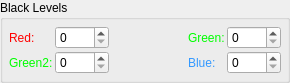
            <widget class="QGroupBox" name="grpBlackLvl">
             <property name="geometry">
              <rect>
               <x>10</x>
               <y>390</y>
               <width>290</width>
               <height>81</height>
              </rect>
             </property>
             <property name="toolTip">
              <string>Black levels calculated as selected above
either by filling with zeroes or scaling down</string>
             </property>
             <property name="title">
              <string>Black Levels</string>
             </property>
             <layout class="QGridLayout" name="gridLayout_3">
              <property name="leftMargin">
               <number>6</number>
              </property>
              <property name="topMargin">
               <number>6</number>
              </property>
              <property name="rightMargin">
               <number>6</number>
              </property>
              <property name="bottomMargin">
               <number>6</number>
              </property>
              <property name="spacing">
               <number>2</number>
              </property>
              <item row="2" column="4">
               <widget class="QSpinBox" name="spinBlckBlue">
                <property name="maximumSize">
                 <size>
                  <width>55</width>
                  <height>16777215</height>
                 </size>
                </property>
                <property name="focusPolicy">
                 <enum>Qt::WheelFocus</enum>
                </property>
                <property name="toolTip">
                 <string>Blue channel black level 0..4095</string>
                </property>
                <property name="maximum">
                 <number>4095</number>
                </property>
               </widget>
              </item>
              <item row="2" column="3">
               <widget class="QLabel" name="lblBlckBlue">
                <property name="palette">
                 <palette>
                  <active>
                   <colorrole role="WindowText">
                    <brush brushstyle="SolidPattern">
                     <color alpha="255">
                      <red>51</red>
                      <green>153</green>
                      <blue>255</blue>
                     </color>
                    </brush>
                   </colorrole>
                  </active>
                  <inactive>
                   <colorrole role="WindowText">
                    <brush brushstyle="SolidPattern">
                     <color alpha="255">
                      <red>51</red>
                      <green>153</green>
                      <blue>255</blue>
                     </color>
                    </brush>
                   </colorrole>
                  </inactive>
                  <disabled>
                   <colorrole role="WindowText">
                    <brush brushstyle="SolidPattern">
                     <color alpha="255">
                      <red>120</red>
                      <green>120</green>
                      <blue>120</blue>
                     </color>
                    </brush>
                   </colorrole>
                  </disabled>
                 </palette>
                </property>
                <property name="toolTip">
                 <string>Blue channel black level 0..4095</string>
                </property>
                <property name="text">
                 <string>Blue:</string>
                </property>
               </widget>
              </item>
              <item row="0" column="4">
               <widget class="QSpinBox" name="spinBlckGreen">
                <property name="maximumSize">
                 <size>
                  <width>55</width>
                  <height>16777215</height>
                 </size>
                </property>
                <property name="focusPolicy">
                 <enum>Qt::WheelFocus</enum>
                </property>
                <property name="toolTip">
                 <string>Green channel black level 0..4095</string>
                </property>
                <property name="maximum">
                 <number>4095</number>
                </property>
               </widget>
              </item>
              <item row="2" column="1">
               <widget class="QSpinBox" name="spinBlckGreen2">
                <property name="maximumSize">
                 <size>
                  <width>55</width>
                  <height>16777215</height>
                 </size>
                </property>
                <property name="focusPolicy">
                 <enum>Qt::WheelFocus</enum>
                </property>
                <property name="toolTip">
                 <string>Green2 channel black level 0..4095</string>
                </property>
                <property name="maximum">
                 <number>4095</number>
                </property>
               </widget>
              </item>
              <item row="0" column="0">
               <widget class="QLabel" name="lblBlckRed">
                <property name="palette">
                 <palette>
                  <active>
                   <colorrole role="WindowText">
                    <brush brushstyle="SolidPattern">
                     <color alpha="255">
                      <red>255</red>
                      <green>0</green>
                      <blue>0</blue>
                     </color>
                    </brush>
                   </colorrole>
                  </active>
                  <inactive>
                   <colorrole role="WindowText">
                    <brush brushstyle="SolidPattern">
                     <color alpha="255">
                      <red>255</red>
                      <green>0</green>
                      <blue>0</blue>
                     </color>
                    </brush>
                   </colorrole>
                  </inactive>
                  <disabled>
                   <colorrole role="WindowText">
                    <brush brushstyle="SolidPattern">
                     <color alpha="255">
                      <red>120</red>
                      <green>120</green>
                      <blue>120</blue>
                     </color>
                    </brush>
                   </colorrole>
                  </disabled>
                 </palette>
                </property>
                <property name="toolTip">
                 <string>Red channel black level 0..4095</string>
                </property>
                <property name="text">
                 <string>Red:</string>
                </property>
               </widget>
              </item>
              <item row="0" column="1">
               <widget class="QSpinBox" name="spinBlckRed">
                <property name="maximumSize">
                 <size>
                  <width>55</width>
                  <height>16777215</height>
                 </size>
                </property>
                <property name="focusPolicy">
                 <enum>Qt::WheelFocus</enum>
                </property>
                <property name="toolTip">
                 <string>Red channel black level 0..4095</string>
                </property>
                <property name="maximum">
                 <number>4095</number>
                </property>
               </widget>
              </item>
              <item row="0" column="3">
               <widget class="QLabel" name="lblBlckGreen">
                <property name="palette">
                 <palette>
                  <active>
                   <colorrole role="WindowText">
                    <brush brushstyle="SolidPattern">
                     <color alpha="255">
                      <red>0</red>
                      <green>255</green>
                      <blue>0</blue>
                     </color>
                    </brush>
                   </colorrole>
                  </active>
                  <inactive>
                   <colorrole role="WindowText">
                    <brush brushstyle="SolidPattern">
                     <color alpha="255">
                      <red>0</red>
                      <green>255</green>
                      <blue>0</blue>
                     </color>
                    </brush>
                   </colorrole>
                  </inactive>
                  <disabled>
                   <colorrole role="WindowText">
                    <brush brushstyle="SolidPattern">
                     <color alpha="255">
                      <red>120</red>
                      <green>120</green>
                      <blue>120</blue>
                     </color>
                    </brush>
                   </colorrole>
                  </disabled>
                 </palette>
                </property>
                <property name="toolTip">
                 <string>Green channel black level 0..4095</string>
                </property>
                <property name="text">
                 <string>Green:</string>
                </property>
               </widget>
              </item>
              <item row="2" column="0">
               <widget class="QLabel" name="lblBlckGreen2">
                <property name="palette">
                 <palette>
                  <active>
                   <colorrole role="WindowText">
                    <brush brushstyle="SolidPattern">
                     <color alpha="255">
                      <red>0</red>
                      <green>255</green>
                      <blue>0</blue>
                     </color>
                    </brush>
                   </colorrole>
                  </active>
                  <inactive>
                   <colorrole role="WindowText">
                    <brush brushstyle="SolidPattern">
                     <color alpha="255">
                      <red>0</red>
                      <green>255</green>
                      <blue>0</blue>
                     </color>
                    </brush>
                   </colorrole>
                  </inactive>
                  <disabled>
                   <colorrole role="WindowText">
                    <brush brushstyle="SolidPattern">
                     <color alpha="255">
                      <red>120</red>
                      <green>120</green>
                      <blue>120</blue>
                     </color>
                    </brush>
                   </colorrole>
                  </disabled>
                 </palette>
                </property>
                <property name="toolTip">
                 <string>Green2 channel black level 0..4095</string>
                </property>
                <property name="text">
                 <string>Green2:</string>
                </property>
               </widget>
              </item>
              <item row="0" column="2">
               <spacer name="horizontalSpacer">
                <property name="orientation">
                 <enum>Qt::Horizontal</enum>
                </property>
                <property name="sizeHint" stdset="0">
                 <size>
                  <width>10</width>
                  <height>20</height>
                 </size>
                </property>
               </spacer>
              </item>
             </layout>
            </widget>
